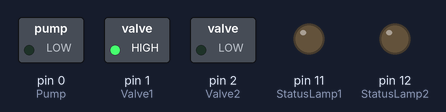
A sketch run on a simulated Arduino Uno, built with avr-gcc and run on an emulated ATmega328P. On the bench: switched loads named in the sketch (green lamp = pin HIGH), output pins drawn as LEDs (lit = HIGH).

Above: at 2.6 s.
At 7.6 s:
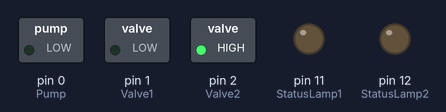
Timing chart, 0 to 13.1 s (numbered marks = the images above):
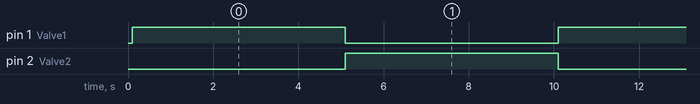

Measured:
- by itself, pin 1 (Valve1), pin 2 (Valve2): alternates HIGH for 5.0 s and LOW for 5.0 s

The sketch:

PumpController.ino
```cpp
/*
  Solar Dual Pump Controller
  Checks boolean full or not on two water tanks.
  Waits 10 minutes on low signal, then turns on pump and opens valve to low tank.
 */


// the setup function runs once when you press reset or power the board
const int Pump=0;
const int Valve1 = 1;
const int Valve2 = 2;
const int FloatSwitch1 = 6;
const int FloatSwitch2 = 7;
const int StatusLamp1 = 11;
const int StatusLamp2 = 12;
const bool TestMode = 1;
int CountDown1=0;
int Switch1State = 0;
int Switch2State = 0;
int Switch1StateCount = 0;
int Switch2StateCount = 0;
int PumpState = 0;
void setup() {
  pinMode(Pump,OUTPUT);
  pinMode(Valve1, OUTPUT);
  pinMode(Valve2, OUTPUT);
  pinMode(FloatSwitch1,INPUT);
  pinMode(FloatSwitch1,INPUT);
  pinMode(StatusLamp1, OUTPUT);//Make sure status LED 1 is off.
  pinMode(StatusLamp2, OUTPUT);//Make sure status LED 2 is off.
  digitalWrite(Valve1, LOW);  // Make sure valve 1 is off.
  digitalWrite(Valve2, LOW);  // Make sure valve 2 is off.
  digitalWrite(Pump, LOW);    // Make sure pump is turned off.
  delay(100); //wait for 1 minute, to allow incoming power to stabilize.
}
// the loop function runs over and over again forever
void loop() {
  if (TestMode) {
      digitalWrite(Valve1,HIGH);
      digitalWrite(Valve2,LOW);
      delay(5000);
      digitalWrite(Valve1,LOW);
      digitalWrite(Valve2, HIGH);
      delay(5000);
  }
}
```
